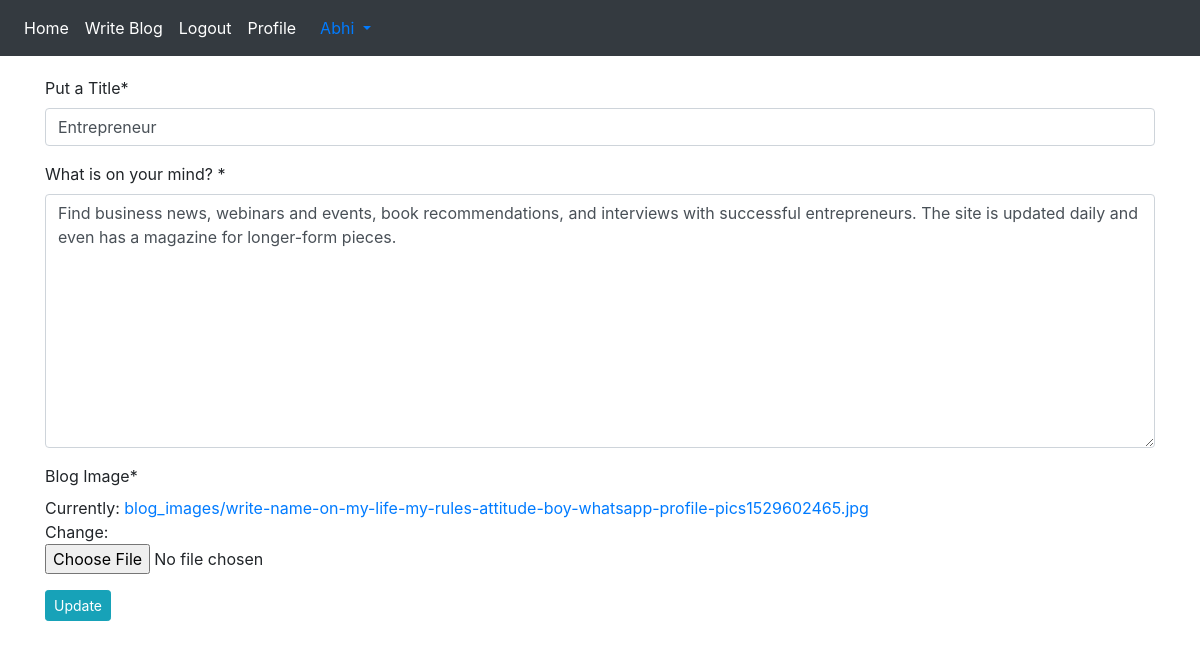
Screenshot of /blog/edit-blog/3/ (signed in) with the database file from the repository.
### App_Blog/models.py (models this page shows, shortened)
class Blog(models.Model):
    author = models.ForeignKey(User, on_delete=models.CASCADE, related_name='post_author')
    blog_title=models.CharField(max_length=264,verbose_name="Put a Title")
    slug=models.SlugField(max_length=264, unique=True)
    blog_content = models.TextField(verbose_name="What is on your mind? ")
    blog_image=models.ImageField(upload_to='blog_images',verbose_name="Blog Image")
    publish_date=models.DateTimeField(auto_now_add=True)
    update_date=models.DateTimeField(auto_now=True)
    class Meta:
        ordering = ['-publish_date']

### App_Blog/views.py (the view, shortened to what this page needs)
# urls.py: path('edit-blog/<pk>/',views.UpdateBlog.as_view(),name='edit_blog'),
class UpdateBlog(LoginRequiredMixin, UpdateView):
    model = Blog
    fields = ('blog_title','blog_content','blog_image')
    template_name = 'App_Blog/edit_blog.html'

### templates/App_Blog/edit_blog.html (shortened to what this page needs)
{% extends 'base.html' %}
{% load crispy_forms_tags %}
{% block body_block %}
{% if blog.author == user %}
<form method="post" enctype="multipart/form-data">
    {{ form|crispy }}
    <button type="submit" class="btn btn-info btn-sm">Update</button>
    </form>
{% else %}
<p> You are not allowed to view this page </p>
{% endif %}
{% endblock %}

### templates/base.html (shortened to what this page needs)
<!doctype html>
<html lang="en">
  <head>
    <link rel="stylesheet" href="https://cdn.jsdelivr.net/npm/bootstrap@4.5.3/dist/css/bootstrap.min.css">
<link rel="stylesheet" href="https://stackpath.bootstrapcdn.com/font-awesome/4.7.0/css/font-awesome.min.css">
  </head>
  <body>
    <nav class="navbar navbar-expand-sm bg-dark navbar-dark">
     <ul class="navbar-nav">
      <li class="nav-item active">
        <a class="nav-link" href="{% url 'index' %}">Home</a>
    </li>
      {% if user.is_authenticated %}
      <li class="nav-item active">
        <a class="nav-link" href="{% url 'App_Blog:create_blog' %}">Write Blog</a>
    </li>
         <li class="nav-item active">
          <a class="nav-link" href="{% url 'App_Login:logout' %}">Logout</a>
      </li>
      <li class="nav-item active">
        <a class="nav-link" href="{% url 'App_Login:profile' %}">Profile</a>
    </li>
    {% endif %}
     </ul>
     {% if user.is_authenticated %}
     <div class="nav-item dropdown">
       <a class="nav-link dropdown-toggle" href="#" id="navbardrop" data-toggle="dropdown">
         {{ user.username }}
       </a>
   </div>
   {% endif %}
 </nav>
    <div class="container" style="padding-top:20px">
      {% block body_block %}
      {% endblock %}
    </div>
  </body>
</html>

### rows the page displays
Blog: blog_title "Entrepreneur", blog_content "Find business news, webinars and events, book recommendations, and interviews with successful entrepreneurs. The site is updated daily and even has a magazine for longer-form pieces."

### other values shown
{{ user.username }} "Abhi"
